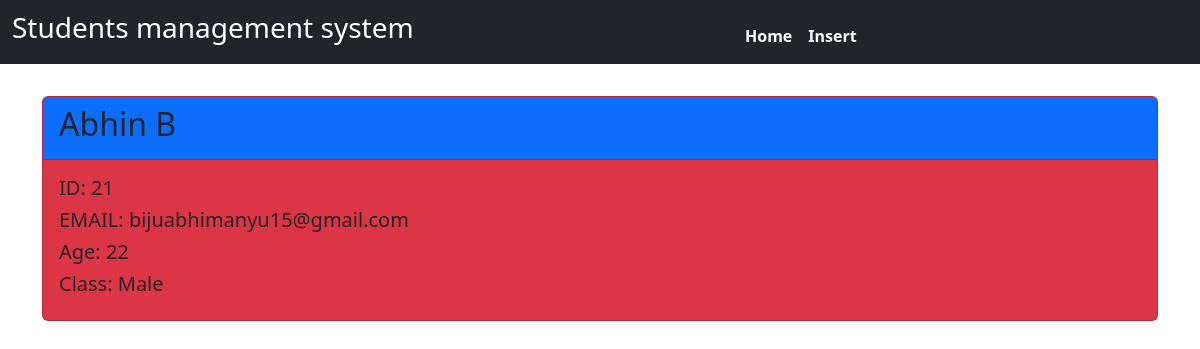
/view/21/, run on the app's committed database.
### student/models.py (models this page shows, shortened)
class insert_details(models.Model):
    student_name = models.CharField(max_length=250)
    student_email = models.EmailField()
    student_age = models.PositiveIntegerField(max_length=10)
    GENDER_MALE = 0
    GENDER_FEMALE = 1
    GENDER_CHOICES = [(GENDER_MALE, 'Male'), (GENDER_FEMALE, 'Female')]
    gender = models.IntegerField(choices=GENDER_CHOICES)

### student/views.py (the view)
# urls.py: path('view/<int:id>/',views.views_page,name='view')
def views_page(request,id):
   student = get_object_or_404(insert_details, pk=id)  # Fetch student details
   return render(request, 'views.html', {'student': student})

### Templates/views.html
{% extends "base.html" %}
{% block body %}
<div class="container mt-auto mb-auto">
<div class="card text-bg-danger mb-3 mt-5 fw-bold text-dark" style="max-width: 81rem;">
    <div class="card-header bg-primary"><h2>{{ student.student_name }}</h2></div>
    <div class="card-body">
      <h5 class="card-title">ID: {{ student.id }}</h5>
      <h5 class="card-title">EMAIL: {{ student.student_email }}</h5>
      <h5 class="card-title">Age: {{ student.student_age }}</h5>
      <h5 class="card-title">Class: {{ student.get_gender_display }}</h5>
    </div>
</div>
{% endblock %}

### data on the page
insert_details: student_name "Abhin B", id "21", student_email "bijuabhimanyu15@gmail.com", student_age "22", gender "Male"
